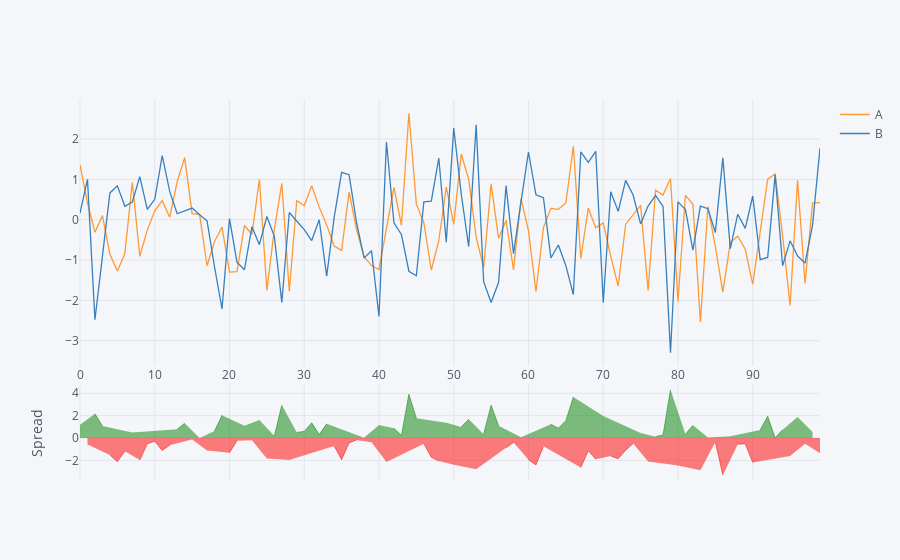

Write notebook code for a chart like this one.
### Markdown cell above
## Spread

### Code cell
df[['A','B']].iplot(kind='spread')
